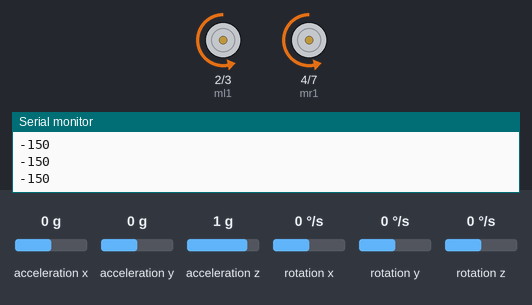
Bench run of a sketch on a simulated Arduino Uno, built with avr-gcc and run on an emulated ATmega328P. Shown: motor-driver pin pairs drawn as motors (green arrow = first pin HIGH = forward, orange = second pin HIGH = backward, longer = more drive, scaled by the enable pin), the last lines printed to the serial monitor. Wiring (inferred from the names in the program): MPU-6050 motion sensor at I2C address 0x68. The inputs (shaded band) are chosen by the test bench; at power-on: acceleration x 0 g, acceleration y 0 g, acceleration z 1 g, rotation x 0 °/s, rotation y 0 °/s, rotation z 0 °/s.

Above: at 1.2 s.
1.3 s: acceleration x set to 0.8 g
At 1.7 s:
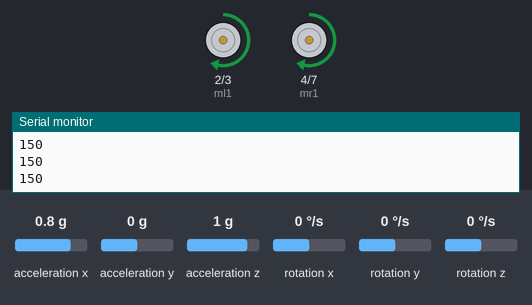
2.8 s: acceleration x set to -0.8 g
At 3.3 s:
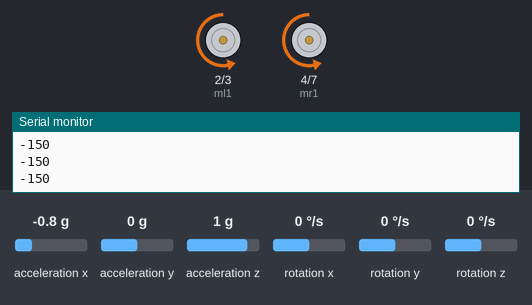
4.3 s: acceleration x set to 1.4 g
At 4.9 s:
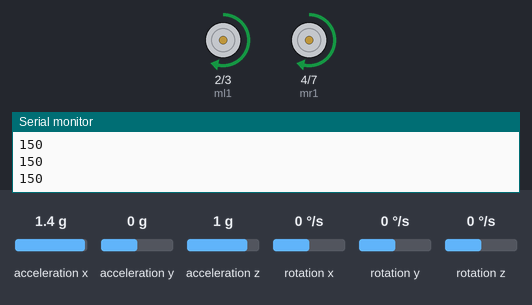
5.8 s: acceleration x set to -0.8 g
At 6.9 s:
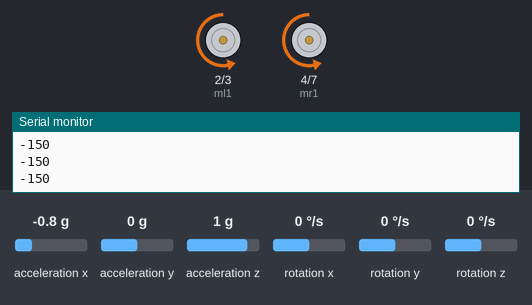
Timing chart, 0 to 8.3 s (numbered marks = the images above; inputs shaded):
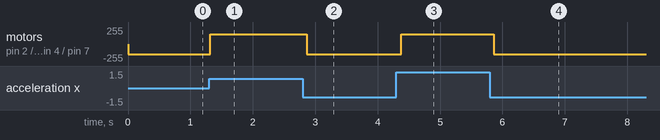

The sketch:

sbr1_main.ino
```cpp
#include<Wire.h>
const int MPU_addr=0x68;
float AcX,AcY,AcZ,Tmp,GyX,GyY,GyZ;
float SampleFrequency = 200, dt = 1/SampleFrequency, loop_timer = 1000000*dt, t;
float GyXOff, GyYOff, GyZOff;
float acc_sensitivity=4096, gyro_sensitivity=65.5;
float p, q, r;
float phi_d_gyro, th_d_gyro;
float phi_gyro, th_gyro;
float AcX_P,AcY_P,AcZ_P;
float amx, amy, amz;
float phi_acc, th_acc;
float k=0.15, k2=0.05;
int start;
float sin_phi_gyro, cos_phi_gyro;

int ml1=2, ml2=3, mr1=4, mr2=7, enl=5, enr=6;

float setpoint_angle = -5;
float angle;
float error;
float previous_error;
float I_error;
float kp = 70; // 50
float kd = 70; // 100
float ki = 0; // 0.01
int pwm, pwm_l=0, pwm_r=0;

void setup(){
  Serial.begin(57600);
  Wire.begin();
  TWBR = 12;
  setup_mpu_6050_registers();
  //calc_gyro_offset();
  float GyXOff = -179.27;
  float GyYOff = 58.37;
  float GyZOff = -63.08;

  pinMode(enl,OUTPUT);
  pinMode(enr,OUTPUT);
  pinMode(ml1,OUTPUT);
  pinMode(ml2,OUTPUT);
  pinMode(mr1,OUTPUT);
  pinMode(mr2,OUTPUT);

  analogWrite(enr,0);
  analogWrite(enl,0);

  t=micros();
}

void loop(){
  calculate_angle();
  //print_tilt_angle();
  calculate_motor_commands();
  drive_motors();

  Serial.println(pwm);
  //Serial.println(micros()-t);

  while(micros()-t < loop_timer){}
  t=micros();
}

void print_tilt_angle(){
  Serial.println(angle);
}

void calculate_angle(){
  read_mpu_6050_data();
  //LPF_acc();
  acc_angle_calc();
  gyro_angle_calc();
  gyro_drift_correction();
  angle = th_gyro*57.2957795131;
}

void setup_mpu_6050_registers(){
  //Activate the MPU-6050
  Wire.beginTransmission(MPU_addr);                                    //Start communicating with the MPU-6050
  Wire.write(0x6B);                                                    //Send the requested starting register
  Wire.write(0x00);                                                    //Set the requested starting register
  Wire.endTransmission(true);                                          //End the transmission
  //Configure the accelerometer (+/-8g)
  Wire.beginTransmission(MPU_addr);                                    //Start communicating with the MPU-6050
  Wire.write(0x1C);                                                    //Send the requested starting register
  Wire.write(0x10);                                                    //Set the requested starting register
  Wire.endTransmission(true);                                          //End the transmission
  //Configure the gyro (500dps full scale)
  Wire.beginTransmission(MPU_addr);                                    //Start communicating with the MPU-6050
  Wire.write(0x1B);                                                    //Send the requested starting register
  Wire.write(0x08);                                                    //Set the requested starting register
  Wire.endTransmission(true);                                          //End the transmission
  //low pass filter
  Wire.beginTransmission(MPU_addr);                                    //Start communicating with the MPU-6050
  Wire.write(0x1A);                                                    //Send the requested starting register
  Wire.write(0x03);                                                    //Set the requested starting register
  Wire.endTransmission(true);
}

void calc_gyro_offset(){
  float n=500;
  Serial.println("");
  Serial.println("Calliberating Gyroscope !");
  for(int i=0;i<n;i++){
    if(i % 100 == 0){
      Serial.print("- ");
    }
    read_mpu_6050_data();
    GyXOff=GyXOff+GyX;
    GyYOff=GyYOff+GyY;
    GyZOff=GyZOff+GyZ;
    delay(5);
  }
  GyXOff=GyXOff/n;
  GyYOff=GyYOff/n;
  GyZOff=GyZOff/n;
  Serial.println("");
  Serial.println("Gyro Caliberation Complete!!");
  Serial.println("Offsets are:");
  Serial.print("GyXOff = "); Serial.println(GyXOff);
  Serial.print("GyYOff = "); Serial.println(GyYOff);
  Serial.print("GyZOff = "); Serial.println(GyZOff);
  Serial.print("\n");
}

void read_mpu_6050_data(){
  Wire.beginTransmission(MPU_addr);
  Wire.write(0x3B);  // starting with register 0x3B (ACCEL_XOUT_H)
  Wire.endTransmission(false);
  Wire.requestFrom(MPU_addr,14,true);  // request a total of 14 registers
  while(Wire.available() < 14);
  AcX=Wire.read()<<8|Wire.read();  // 0x3B (ACCEL_XOUT_H) & 0x3C (ACCEL_XOUT_L)
  AcY=Wire.read()<<8|Wire.read();  // 0x3D (ACCEL_YOUT_H) & 0x3E (ACCEL_YOUT_L)
  AcZ=Wire.read()<<8|Wire.read();  // 0x3F (ACCEL_ZOUT_H) & 0x40 (ACCEL_ZOUT_L)
  Tmp=Wire.read()<<8|Wire.read();  // 0x41 (TEMP_OUT_H) & 0x42 (TEMP_OUT_L)
  GyX=Wire.read()<<8|Wire.read();  // 0x43 (GYRO_XOUT_H) & 0x44 (GYRO_XOUT_L)
  GyY=Wire.read()<<8|Wire.read();  // 0x45 (GYRO_YOUT_H) & 0x46 (GYRO_YOUT_L)
  GyZ=Wire.read()<<8|Wire.read();  // 0x47 (GYRO_ZOUT_H) & 0x48 (GYRO_ZOUT_L)
}

void LPF_acc(){
  AcX = AcX*k + (1-k)*AcX_P;
  AcY = AcY*k + (1-k)*AcY_P;
  AcZ = AcZ*k + (1-k)*AcZ_P;
  AcX_P = AcX;
  AcY_P = AcY;
  AcZ_P = AcZ;
}

void acc_angle_calc(){
  amx = AcX/acc_sensitivity;
  amy = AcY/acc_sensitivity;
  amz = AcZ/acc_sensitivity;

  if(amx>1)amx=1;
  if(amy>1)amy=1;
  if(amz>1)amz=1;

  phi_acc = atan2(amy,amz);
  th_acc = -asin(amx/sqrt(amx*amx + amy*amy + amz*amz));
}

void gyro_angle_calc(){
  p = (GyX-GyXOff)*0.00026646248122050833235476194938757; // PI = 3.1415926535897932384626433832795
  q = (GyY-GyYOff)*0.00026646248122050833235476194938757; // PI/(gyro_sensitivity*180) = 0.00026646248122050833235476194938757
  r = (GyZ-GyZOff)*0.00026646248122050833235476194938757;

  sin_phi_gyro = sin(phi_gyro);
  cos_phi_gyro = cos(phi_gyro);
  phi_gyro = phi_gyro + (p + (q*sin_phi_gyro + r*cos_phi_gyro)*tan(th_gyro))*dt;
  th_gyro  = th_gyro + (q*cos_phi_gyro - r*sin_phi_gyro)*dt;
  if(start==0){
    phi_gyro = phi_acc;
    th_gyro = th_acc;
    start = 1;
  }
}

void gyro_drift_correction(){
  phi_gyro = phi_gyro + k2*(phi_acc - phi_gyro);
  th_gyro = th_gyro + k2*(th_acc - th_gyro);
}

void calculate_motor_commands(){
  error = setpoint_angle - angle;
  I_error = I_error + ki*error;
  if(abs(error)<0.5){
    I_error = 0;
  }
  pwm = kp*error + kd*(error-previous_error) + I_error;
  previous_error = error;
  pwm = constrain(pwm,-150,150);
  pwm_l = pwm;
  pwm_r = pwm;
}

void drive_motors(){
  if(pwm_l>=0){
    analogWrite(enl,pwm_l);
    digitalWrite(ml1,HIGH);
    digitalWrite(ml2,LOW);
  }
  else if(pwm_l<0){
    analogWrite(enl,-pwm_l);
    digitalWrite(ml1,LOW);
    digitalWrite(ml2,HIGH);
  }

  if(pwm_r>=0){
    analogWrite(enr,pwm_r);
    digitalWrite(mr1,HIGH);
    digitalWrite(mr2,LOW);
  }
  else if(pwm_r<0){
    analogWrite(enr,-pwm_r);
    digitalWrite(mr1,LOW);
    digitalWrite(mr2,HIGH);
  }
}
```

Measured:
- after the input at 1.3 s, motor on pin 2 (ml1) / pin 3 (ml2), motor on pin 4 (mr1) / pin 7 (mr2): backward 150/255 → forward 150/255 at once
- after the input at 2.8 s, motor on pin 2 (ml1) / pin 3 (ml2), motor on pin 4 (mr1) / pin 7 (mr2): forward 150/255 → backward 150/255 after 0.06 s
- after the input at 4.3 s, motor on pin 2 (ml1) / pin 3 (ml2), motor on pin 4 (mr1) / pin 7 (mr2): backward 150/255 → forward 150/255 after 0.08 s
- after the input at 5.8 s, motor on pin 2 (ml1) / pin 3 (ml2), motor on pin 4 (mr1) / pin 7 (mr2): forward 150/255 → backward 150/255 after 0.06 s
